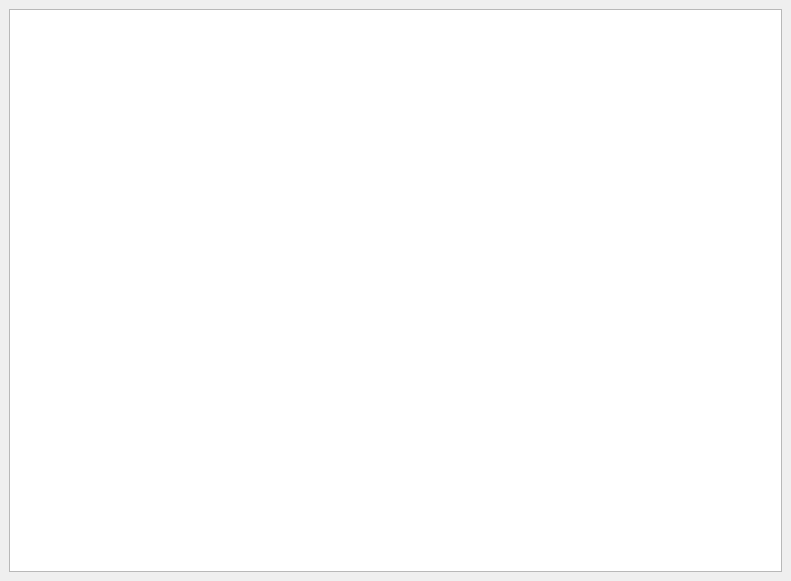
<?xml version="1.0" encoding="UTF-8"?>
<ui version="4.0">
 <class>MainWindow</class>
 <widget class="QMainWindow" name="MainWindow">
  <property name="geometry">
   <rect>
    <x>0</x>
    <y>0</y>
    <width>791</width>
    <height>581</height>
   </rect>
  </property>
  <property name="sizePolicy">
   <sizepolicy hsizetype="Fixed" vsizetype="Fixed">
    <horstretch>0</horstretch>
    <verstretch>0</verstretch>
   </sizepolicy>
  </property>
  <property name="windowTitle">
   <string>Safonov CG2</string>
  </property>
  <widget class="QWidget" name="centralwidget">
   <layout class="QGridLayout" name="gridLayout_2">
    <item row="0" column="0">
     <widget class="QGraphicsView" name="graphicsView"/>
    </item>
   </layout>
  </widget>
 </widget>
 <resources/>
 <connections/>
</ui>
